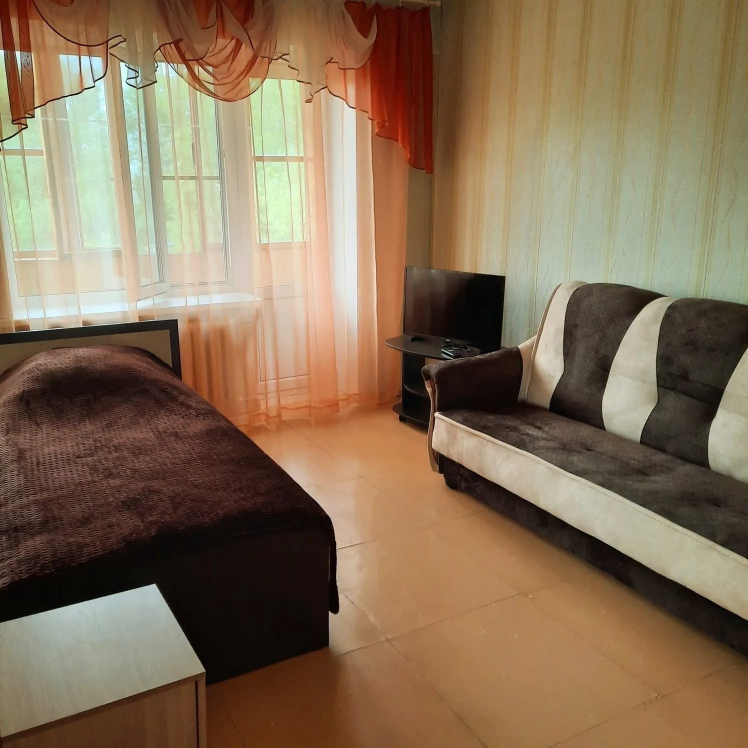
#> input picture images/chapaeva-14-3room/chapaeva-01.webp, 1496 x 1496 px, given in place of chapaeva-01.jpg, which was not available (shown at 1/2 size)
$ python media_seo.py
#> lines starting #> are read from the running program, lines starting #| are printed output that depends on the picture
"""Сжатие фото квартир (бэкап в _backup/images) + генерация OG-обложки."""
import os
import shutil
from PIL import Image, ImageDraw, ImageFont

ROOT = os.path.dirname(os.path.dirname(os.path.abspath(__file__)))
IMG_DIR = os.path.join(ROOT, "public", "images")
BACKUP = os.path.join(ROOT, "_backup", "images")

# --- 1. Бэкап оригиналов ---
if not os.path.exists(BACKUP):
    shutil.copytree(IMG_DIR, BACKUP)
    print(f"backup -> {BACKUP}")
else:
    print("backup уже есть, пропускаю")

# --- 2. Сжатие ---
MAX_SIDE = 1920
QUALITY = 82
total_before = total_after = 0
for dirpath, _, files in os.walk(IMG_DIR):
    for fn in files:
        if not fn.lower().endswith((".jpg", ".jpeg")):
            continue
        p = os.path.join(dirpath, fn)
        before = os.path.getsize(p)
        total_before += before
        im = Image.open(p)
        im = im.convert("RGB")
        w, h = im.size
        if max(w, h) > MAX_SIDE:
            scale = MAX_SIDE / max(w, h)
            im = im.resize((round(w * scale), round(h * scale)), Image.LANCZOS)
        im.save(p, "JPEG", quality=QUALITY, optimize=True, progressive=True)
        after = os.path.getsize(p)
        total_after += after
print(f"фото: {total_before/1e6:.1f} МБ -> {total_after/1e6:.1f} МБ")

# --- 3. OG-обложка 1200x630 ---
src = os.path.join(IMG_DIR, "chapaeva-14-2room", "chapaeva-01.jpg")
im = Image.open(src).convert("RGB")
#> im is the input picture: PIL image 1496x1496 RGB; mean R, G, B 134.8, 112.3, 86.6
W, H = 1200, 630
w, h = im.size
#> w = 1496; h = 1496
scale = max(W / w, H / h)
#> scale = 0.802
im = im.resize((round(w * scale), round(h * scale)), Image.LANCZOS)
#> im: PIL image 1200x1200 RGB
w, h = im.size
#> w = 1200; h = 1200
im = im.crop(((w - W) // 2, (h - H) // 2, (w + W) // 2, (h + H) // 2))
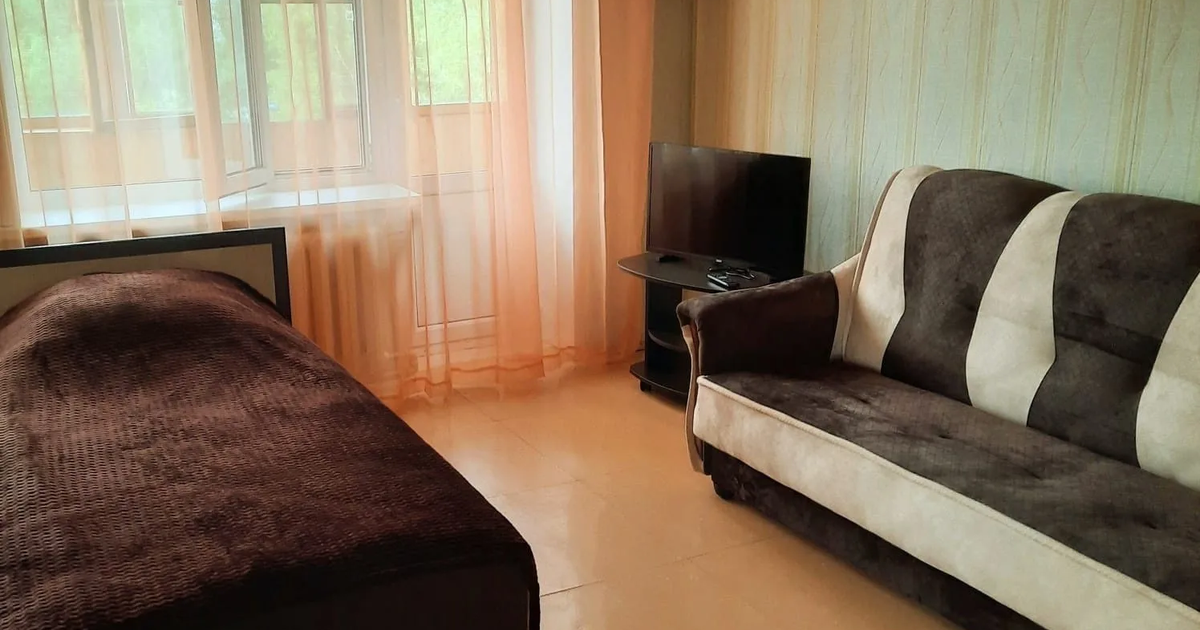
#> im: PIL image 1200x630 RGB; mean R, G, B 133.9, 115, 94.2

# затемнение снизу градиентом
grad = Image.new("L", (1, H), 0)
for y in range(H):
    grad.putpixel((0, y), int(210 * max(0, (y - H * 0.35) / (H * 0.65)) ** 1.5))
grad = grad.resize((W, H))
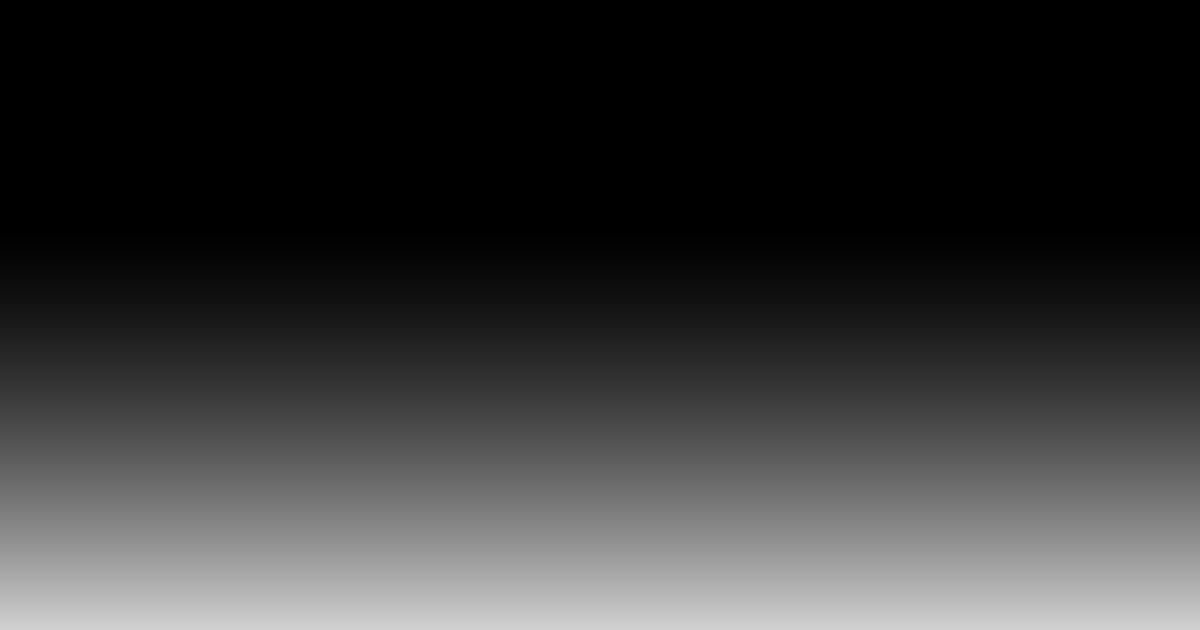
#> grad: PIL image 1200x630 L; min 0, max 209, mean 54.1
dark = Image.new("RGB", (W, H), (18, 30, 24))
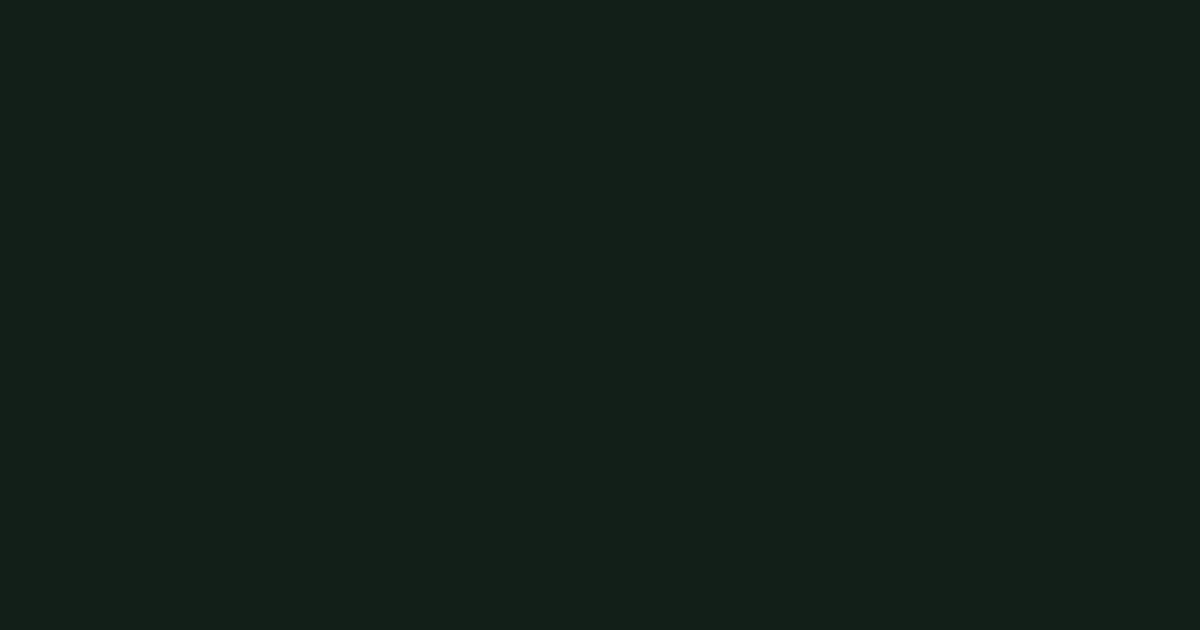
#> dark: PIL image 1200x630 RGB; mean R, G, B 18, 30, 24
im = Image.composite(dark, im, grad)
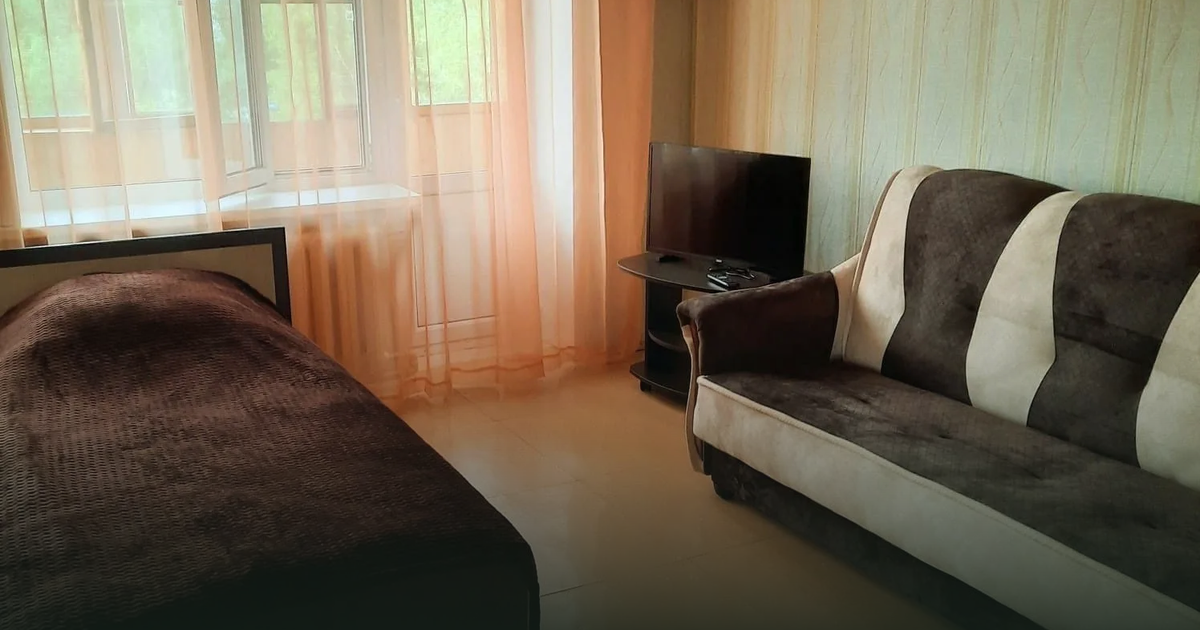
#> im: PIL image 1200x630 RGB; mean R, G, B 115.5, 104.2, 85.9

import matplotlib
fd = os.path.join(os.path.dirname(matplotlib.__file__), "mpl-data", "fonts", "ttf")
serif = ImageFont.truetype(os.path.join(fd, "DejaVuSerif.ttf"), 64)
sans = ImageFont.truetype(os.path.join(fd, "DejaVuSans.ttf"), 30)
sans_b = ImageFont.truetype(os.path.join(fd, "DejaVuSans-Bold.ttf"), 34)

d = ImageDraw.Draw(im)
x = 64
d.text((x, 370), "Квартиры от хозяйки", font=serif, fill=(255, 254, 250))
d.text((x, 452), "посуточно в Пестово · от 2 000 ₽/сутки", font=sans, fill=(220, 224, 216))
d.text((x, 540), "+7 921 705-88-76 · без посредников и комиссии", font=sans_b, fill=(255, 254, 250))

out = os.path.join(ROOT, "public", "og.jpg")
im.save(out, "JPEG", quality=85, optimize=True)
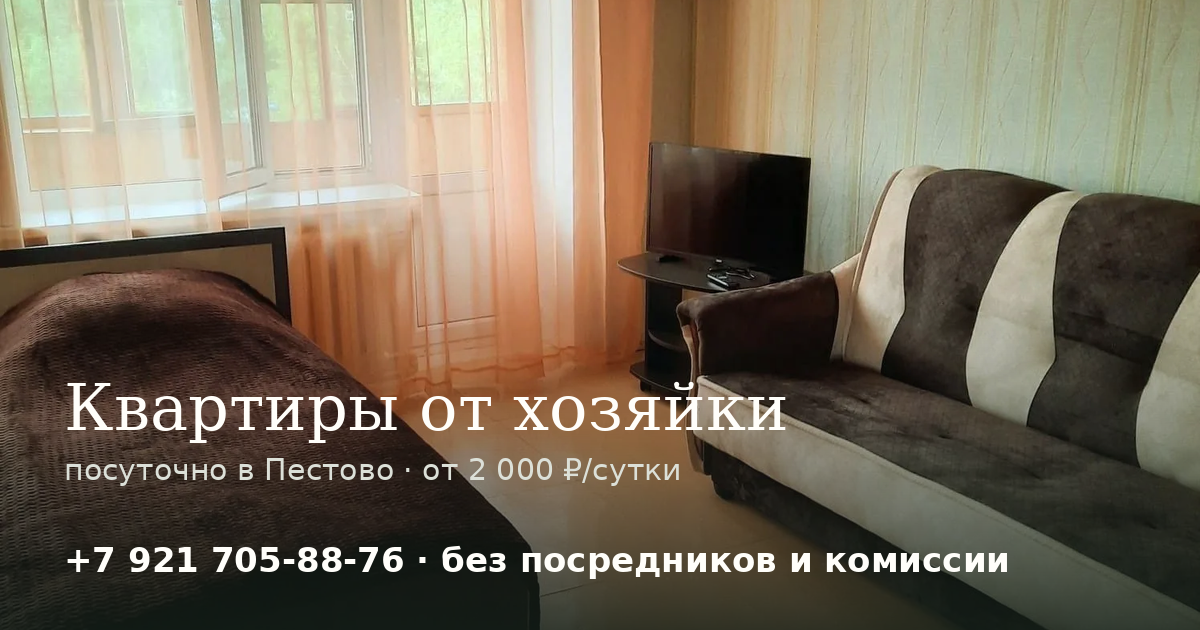
#> saved as og.jpg: PIL image 1200x630 RGB; mean R, G, B 120.5, 109.6, 91.6
print(f"og -> {out} ({os.path.getsize(out)/1e3:.0f} КБ)")
